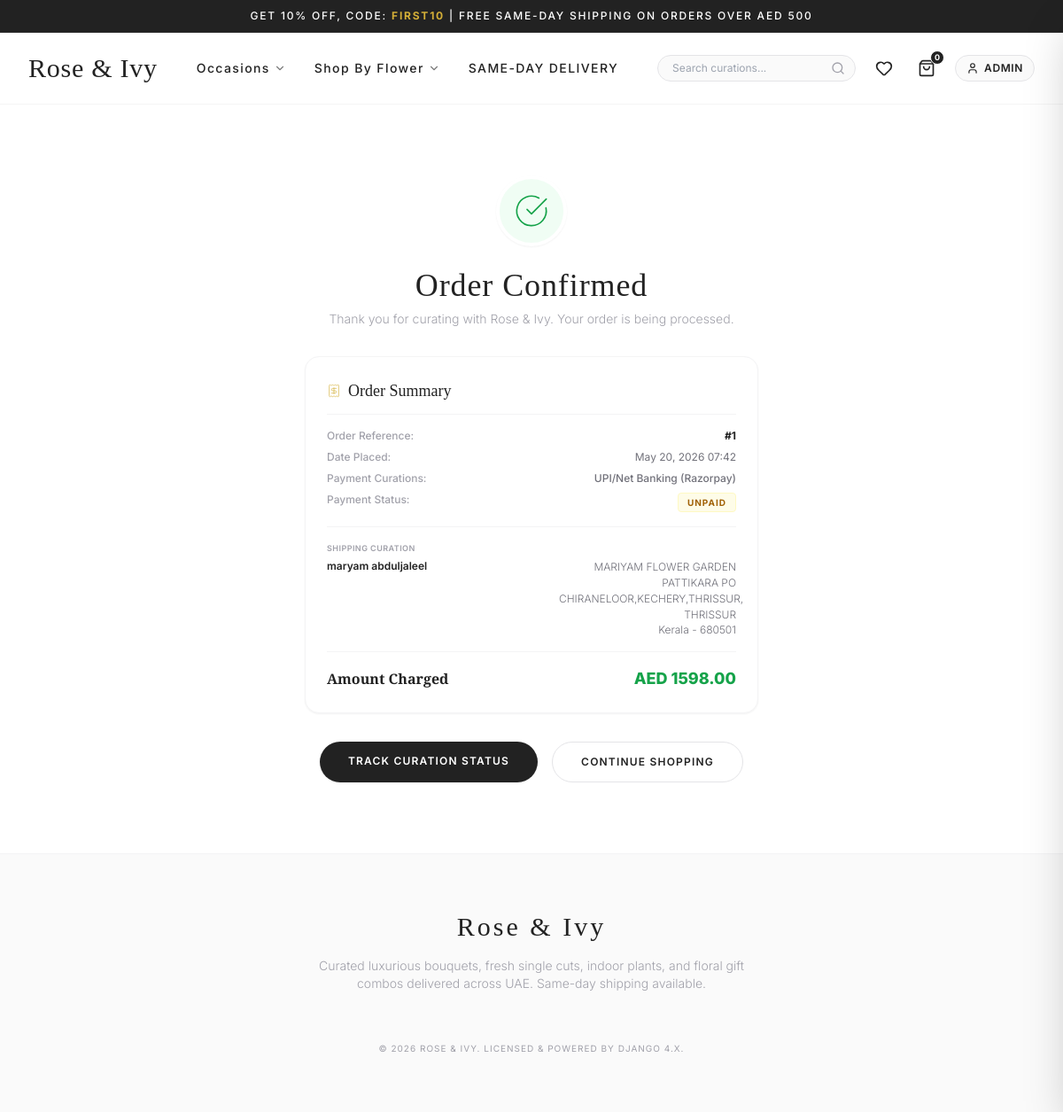
The app's page /orders/confirmation/1/ (signed in) with its own data.
### orders/models.py (models this page shows, shortened)
class Order(models.Model):
    ORDER_STATUS = (
        ('Pending', 'Pending'),
        ('Processing', 'Processing'),
        ('Shipped', 'Shipped'),
        ('Delivered', 'Delivered'),
    )
    PAYMENT_STATUS = (
        ('UNPAID', 'Unpaid'),
        ('PAID', 'Paid'),
        ('COD_PENDING', 'COD Pending'),
        ('FAILED', 'Failed'),
    )
    PAYMENT_METHODS = (
        ('STRIPE', 'Credit/Debit Card (Stripe)'),
        ('RAZORPAY', 'UPI/Net Banking (Razorpay)'),
        ('COD', 'Cash on Delivery'),
        ('WALLET', 'Wallet / Store Credit'),
    )
    user = models.ForeignKey(User, on_delete=models.CASCADE, related_name='orders')
    address = models.ForeignKey(Address, on_delete=models.SET_NULL, null=True, blank=True)
    total = models.DecimalField(max_digits=10, decimal_places=2)
    coupon = models.ForeignKey(Coupon, on_delete=models.SET_NULL, null=True, blank=True)
    discount_amount = models.DecimalField(max_digits=10, decimal_places=2, default=0.00)
    payment_method = models.CharField(max_length=20, choices=PAYMENT_METHODS)
    payment_status = models.CharField(max_length=20, choices=PAYMENT_STATUS, default='UNPAID')
    order_status = models.CharField(max_length=20, choices=ORDER_STATUS, default='Pending')
    gateway_order_id = models.CharField(max_length=100, blank=True, null=True)
    created_at = models.DateTimeField(auto_now_add=True)
    class Meta:
        ordering = ['-created_at']

### accounts/models.py (models this page shows, shortened)
class Address(models.Model):
    user = models.ForeignKey(User, on_delete=models.CASCADE, related_name='addresses')
    full_name = models.CharField(max_length=100)
    phone = models.CharField(max_length=15)
    street = models.CharField(max_length=255)
    city = models.CharField(max_length=100)
    state = models.CharField(max_length=100)
    pincode = models.CharField(max_length=10)
    is_default = models.BooleanField(default=False)
    class Meta:
        verbose_name_plural = "Addresses"

### orders/views.py (the view)
# urls.py: path('confirmation/<int:order_id>/', views.confirmation_view, name='confirmation'),
@login_required
def confirmation_view(request, order_id):
    order = get_object_or_404(Order, pk=order_id, user=request.user)
    return render(request, 'orders/confirmation.html', {'order': order})

### cart/context_processors.py (called while the page is built)
def cart_processor(request):
    cart_total_items = 0
    if request.user.is_authenticated:
        cart = Cart.objects.filter(user=request.user).first()
        if cart:
            cart_total_items = cart.total_items
    else:
        session_key = request.session.session_key
        if session_key:
            cart = Cart.objects.filter(session_key=session_key).first()
            if cart:
                cart_total_items = cart.total_items
    return {
        'cart_total_items': cart_total_items
    }

### cart/models.py (called while the page is built)
    @property
    def total_items(self):
        return sum(item.quantity for item in self.items.all())

### templates/orders/confirmation.html (shortened to what this page needs)
{% extends 'base.html' %}
{% load static %}
{% block content %}
<div class="max-w-2xl mx-auto py-12 select-none text-center">
    <div class="inline-flex items-center justify-center bg-green-50 text-green-600 rounded-full mb-6 border-4 border-white shadow-sm w-20 h-20">
        <i data-lucide="check-circle" class="w-10 h-10 stroke-1"></i>
    </div>
    <h1 class="font-serif text-3xl md:text-4xl font-medium text-brandCharcoal tracking-wide mb-2">Order Confirmed</h1>
    <p class="text-zinc-400 text-xs md:text-sm font-light mb-8">Thank you for curating with Rose & Ivy. Your order is being processed.</p>
    <div class="bg-white border border-zinc-100 p-6 rounded-2xl shadow-sm text-left mb-8 max-w-lg mx-auto space-y-4">
        <h3 class="font-serif text-lg font-medium text-brandCharcoal border-b border-zinc-100 pb-3 flex items-center gap-2">
            <i data-lucide="receipt" class="w-4 h-4 text-brandGold stroke-1"></i> Order Summary
        </h3>
        <div class="grid grid-cols-2 gap-2 text-xs">
            <span class="text-zinc-400 font-medium">Order Reference:</span>
            <span class="text-right font-bold text-brandCharcoal">#{{ order.id }}</span>
            <span class="text-zinc-400 font-medium">Date Placed:</span>
            <span class="text-right text-zinc-500">{{ order.created_at|date:"M d, Y H:i" }}</span>
            <span class="text-zinc-400 font-medium">Payment Curations:</span>
            <span class="text-right text-zinc-500 font-medium">{{ order.get_payment_method_display }}</span>
            <span class="text-zinc-400 font-medium">Payment Status:</span>
            <div class="text-right">
                <span class="inline-block text-[10px] uppercase tracking-widest font-bold {% if order.payment_status == 'PAID' %}bg-green-50 text-green-700 border border-green-100{% else %}bg-yellow-50 text-yellow-700 border border-yellow-100{% endif %} px-2.5 py-0.5 rounded">
                    {{ order.get_payment_status_display }}
                </span>
            </div>
        </div>
        <div class="border-t border-zinc-100 pt-4 text-xs space-y-1">
            <span class="text-zinc-400 font-semibold uppercase tracking-wider text-[9px] block mb-1">Shipping Curation</span>
            <div class="flex justify-between items-start gap-4">
                <span class="font-semibold text-brandCharcoal">{{ order.address.full_name }}</span>
                <div class="text-right text-zinc-500 font-light max-w-[200px]">
                    <p class="leading-normal">{{ order.address.street }}, {{ order.address.city }}</p>
                    <p>{{ order.address.state }} - {{ order.address.pincode }}</p>
                </div>
            </div>
        </div>
        <div class="border-t border-zinc-100 pt-4 flex justify-between items-baseline">
            <span class="font-serif text-base font-semibold text-brandCharcoal">Amount Charged</span>
            <span class="font-sans font-extrabold text-lg text-green-600">AED {{ order.total }}</span>
        </div>
    </div>
    <div class="flex flex-wrap justify-center gap-4 mt-8 text-xs font-semibold uppercase tracking-widest">
        <a href="{% url 'orders:order_detail' order.id %}" class="bg-brandCharcoal text-white hover:bg-brandGold transition-colors py-3.5 px-8 rounded-full shadow-sm">
            Track Curation Status
        </a>
        <a href="{% url 'store:product_list' %}" class="border border-zinc-200 text-brandCharcoal hover:bg-zinc-50 transition-colors py-3.5 px-8 rounded-full">
            Continue Shopping
        </a>
    </div>
</div>
{% endblock %}

### templates/base.html (shortened to what this page needs)
{% load static %}
<!DOCTYPE html>
<html lang="en">
<head>
    <script src="https://cdn.tailwindcss.com"></script>
</head>
<body class="bg-brandWhite text-brandCharcoal font-sans min-h-screen flex flex-col antialiased">
    <div class="bg-brandCharcoal text-white text-[10px] md:text-xs tracking-[0.15em] font-medium py-2.5 text-center px-4 uppercase select-none border-b border-white/5">
        GET 10% OFF, CODE: <span class="text-brandGold font-bold">FIRST10</span> | FREE SAME-DAY SHIPPING ON ORDERS OVER AED 500
    </div>
    <header class="sticky top-0 bg-white/95 backdrop-blur-md z-40 border-b border-zinc-100 transition-all">
        <div class="max-w-7xl mx-auto px-4 sm:px-6 lg:px-8 h-20 flex items-center justify-between">
            <a href="{% url 'store:home' %}" class="flex items-center gap-2 group">
                <span class="font-serif text-2xl md:text-3xl font-medium tracking-wide text-brandCharcoal transition-colors hover:text-brandGold">
                    Rose & Ivy
                </span>
            </a>
            <nav class="hidden lg:flex items-center gap-8 font-medium text-sm tracking-widest text-brandCharcoal uppercase">
                <div class="relative group py-4">
                    <button class="flex items-center gap-1 hover:text-brandGold transition-colors nav-hover-line">
                        Occasions <i data-lucide="chevron-down" class="w-3.5 h-3.5 opacity-60"></i>
                    </button>
                </div>
                <div class="relative group py-4">
                    <button class="flex items-center gap-1 hover:text-brandGold transition-colors nav-hover-line">
                        Shop By Flower <i data-lucide="chevron-down" class="w-3.5 h-3.5 opacity-60"></i>
                    </button>
                </div>
                <a href="{% url 'store:product_list' %}" class="hover:text-brandGold transition-colors nav-hover-line py-4">
                    Same-Day Delivery
                </a>
            </nav>
            <div class="flex items-center gap-4">
                <form action="{% url 'store:product_list' %}" method="GET" class="relative hidden sm:flex items-center">
                    <input type="search" placeholder="Search curations..." name="q" value="{{ request.GET.q|default:'' }}"
                           class="w-48 lg:w-56 bg-zinc-50 text-xs border border-zinc-200 rounded-full py-1.5 pl-4 pr-10 focus:outline-none focus:border-brandGold focus:bg-white transition-all text-brandCharcoal">
                    <button type="submit" class="absolute right-3 text-zinc-400 hover:text-brandGold">
                        <i data-lucide="search" class="w-4 h-4"></i>
                    </button>
                </form>
                <a href="{% url 'store:wishlist' %}" class="text-brandCharcoal hover:text-brandGold p-1.5 transition-colors relative" title="Wishlist">
                    <i data-lucide="heart" class="w-5 h-5"></i>
                </a>
                <button onclick="openCartDrawer()" class="text-brandCharcoal hover:text-brandGold p-1.5 transition-colors relative" title="Shopping Bag">
                    <i data-lucide="shopping-bag" class="w-5 h-5"></i>
                    <span id="cart-badge" class="absolute -top-1 -right-1 bg-brandCharcoal text-white text-[9px] font-bold rounded-full w-4 h-4 flex items-center justify-center border border-white">
                        {{ cart_total_items|default:0 }}
                    </span>
                </button>
                {% if user.is_authenticated %}
                    <div class="relative group">
                        <button class="flex items-center gap-1.5 text-xs tracking-wider uppercase font-semibold text-brandCharcoal hover:text-brandGold border border-zinc-200 rounded-full px-3 py-1.5 bg-zinc-50">
                            <i data-lucide="user" class="w-3.5 h-3.5"></i>
                            <span class="max-w-[70px] truncate hidden md:inline">{{ user.username }}</span>
                        </button>
                    </div>
                {% endif %}
            </div>
        </div>
    </header>
    <main class="flex-grow py-8 max-w-7xl mx-auto px-4 sm:px-6 lg:px-8 w-full">
        {% block content %}{% endblock %}
    </main>
    <footer class="bg-zinc-50 border-t border-zinc-100 py-16 mt-auto select-none">
        <div class="max-w-7xl mx-auto px-4 sm:px-6 lg:px-8 text-center">
            <h5 class="font-serif text-3xl text-brandCharcoal tracking-widest mb-4">Rose & Ivy</h5>
            <p class="text-zinc-400 text-xs md:text-sm max-w-lg mx-auto font-light leading-relaxed mb-6">
                Curated luxurious bouquets, fresh single cuts, indoor plants, and floral gift combos delivered across UAE. Same-day shipping available.
            </p>
            <p class="text-zinc-400 text-[10px] tracking-widest uppercase mb-0">&copy; {% now "Y" %} Rose & Ivy. Licensed & Powered by Django 4.x.</p>
        </div>
    </footer>
</body>
</html>

### templates/base.html (style rules this page uses)
.nav-hover-line { position: relative; }
.nav-hover-line::after { content: ''; position: absolute; width: 0; height: 1px; bottom: -4px; left: 50%; background-color: #D4AF37; transition: all 0.3s ease; transform: translateX(-50%); }

### records on screen
Order: id "1", created_at "May 20, 2026 07:42", payment_method "UPI/Net Banking (Razorpay)", payment_status "UNPAID", address.full_name "maryam abduljaleel", address.street "MARIYAM FLOWER GARDEN PATTIKARA PO CHIRANELOOR,KECHERY,THRISSUR", address.city "THRISSUR", address.state "Kerala", address.pincode "680501", total "1598.00"

### other values on screen
{{ cart_total_items|default:0 }} "0"
{{ user.username }} "ADMIN"
